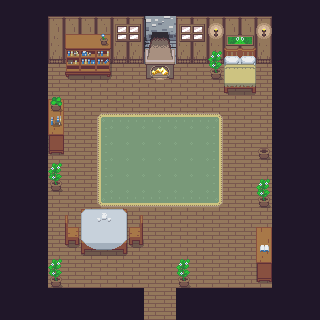

This game map was drawn from its Tiled (.tmx) file and the tilesets committed beside it. A one-line description and the full map source follow:
An orthogonal 20x20 tile map with 16x16 px tiles, 3 tile layers (Tile Layer 1, Furniture, Decoration).

<map version="1.9" tiledversion="1.9.2" orientation="orthogonal" renderorder="right-down" width="20" height="20" tilewidth="16" tileheight="16" infinite="0" nextlayerid="4" nextobjectid="1">
 <editorsettings>
  <export target="houseInside.lua" format="lua" />
 </editorsettings>
 <tileset firstgid="1" name="houseInside" tilewidth="16" tileheight="16" tilecount="1000" columns="40">
  <image source="../images/tiles/Inner.png" width="640" height="400" />
 </tileset>
 <layer id="1" name="Tile Layer 1" width="20" height="20">
  <data encoding="csv">
43,43,43,43,43,43,43,43,43,43,43,43,43,43,43,43,43,43,43,43,
43,43,43,121,121,121,121,121,121,286,287,121,121,121,121,121,121,43,43,43,
43,43,43,161,161,161,161,161,161,326,327,161,161,161,161,161,161,43,43,43,
43,43,43,201,201,201,201,201,201,286,287,201,201,201,201,201,201,43,43,43,
43,43,43,41,41,41,41,41,41,41,41,41,41,41,41,41,41,43,43,43,
43,43,43,41,41,41,41,41,41,41,41,41,41,41,41,41,41,43,43,43,
43,43,43,41,41,41,41,41,41,41,41,41,41,41,41,41,41,43,43,43,
43,43,43,41,41,41,41,41,41,41,41,41,41,41,41,41,41,43,43,43,
43,43,43,41,41,41,41,41,41,41,41,41,41,41,41,41,41,43,43,43,
43,43,43,41,41,41,41,41,41,41,41,41,41,41,41,41,41,43,43,43,
43,43,43,41,41,41,41,41,41,41,41,41,41,41,41,41,41,43,43,43,
43,43,43,41,41,41,41,41,41,41,41,41,41,41,41,41,41,43,43,43,
43,43,43,41,41,41,41,41,41,41,41,41,41,41,41,41,41,43,43,43,
43,43,43,41,41,41,41,41,41,41,41,41,41,41,41,41,41,43,43,43,
43,43,43,41,41,41,41,41,41,41,41,41,41,41,41,41,41,43,43,43,
43,43,43,41,41,41,41,41,41,41,41,41,41,41,41,41,41,43,43,43,
43,43,43,41,41,41,41,41,41,41,41,41,41,41,41,41,41,43,43,43,
43,43,43,41,41,41,41,41,41,41,41,41,41,41,41,41,41,43,43,43,
43,43,43,43,43,43,43,43,43,41,41,43,43,43,43,43,43,43,43,43,
43,43,43,43,43,43,43,43,43,41,41,43,43,43,43,43,43,43,43,43
</data>
 </layer>
 <layer id="2" name="Furniture" width="20" height="20">
  <data encoding="csv">
0,0,0,0,0,0,0,0,0,0,0,0,0,0,0,0,0,0,0,0,
0,0,0,0,0,0,0,170,171,0,0,170,171,0,0,0,0,0,0,0,
0,0,0,0,481,482,483,210,211,413,414,210,211,0,13,14,0,0,0,0,
0,0,0,0,484,485,486,0,0,453,454,0,0,489,58,59,0,0,0,0,
0,0,0,0,561,562,563,0,0,491,492,0,0,529,98,99,0,0,0,0,
0,0,0,0,0,0,0,0,0,0,0,0,0,0,138,139,0,0,0,0,
0,0,0,488,0,0,0,0,0,0,0,0,0,0,0,0,0,0,0,0,
0,0,0,528,0,0,281,282,282,282,282,282,282,283,0,0,0,0,0,0,
0,0,0,568,0,0,321,322,322,322,322,322,322,323,0,0,0,0,0,0,
0,0,0,608,0,0,321,322,322,322,322,322,322,323,0,0,0,0,0,0,
0,0,0,489,0,0,321,322,322,322,322,322,322,323,0,0,0,0,0,0,
0,0,0,529,0,0,321,322,322,322,322,322,322,323,0,0,489,0,0,0,
0,0,0,0,0,0,361,362,362,362,362,362,362,363,0,0,529,0,0,0,
0,0,0,0,177,54,55,56,179,0,0,0,0,0,0,0,0,0,0,0,
0,0,0,0,217,94,95,96,219,0,0,0,0,0,0,0,488,0,0,0,
0,0,0,0,257,134,135,136,259,0,0,0,0,0,0,0,528,0,0,0,
0,0,0,0,0,0,0,0,0,0,0,489,0,0,0,0,568,0,0,0,
0,0,0,0,0,0,0,0,0,0,0,529,0,0,0,0,608,0,0,0,
0,0,0,0,0,0,0,0,0,0,0,0,0,0,0,0,0,0,0,0,
0,0,0,0,0,0,0,0,0,0,0,0,0,0,0,0,0,0,0,0
</data>
 </layer>
 <layer id="3" name="Decoration" width="20" height="20">
  <data encoding="csv">
0,0,0,0,0,0,0,0,0,0,0,0,0,0,0,0,0,0,0,0,
0,0,0,0,0,0,0,0,0,0,0,0,0,605,0,0,605,0,0,0,
0,0,0,0,0,0,490,0,0,0,0,0,0,645,0,0,645,0,0,0,
0,0,0,0,0,0,0,0,0,0,0,0,0,0,0,0,0,0,0,0,
0,0,0,0,0,0,0,0,0,0,0,0,0,0,0,0,0,0,0,0,
0,0,0,0,0,0,0,0,0,0,0,0,0,0,0,0,0,0,0,0,
0,0,0,452,0,0,0,0,0,0,0,0,0,0,0,0,0,0,0,0,
0,0,0,251,0,0,0,0,0,0,0,0,0,0,0,0,0,0,0,0,
0,0,0,0,0,0,0,0,0,0,0,0,0,0,0,0,0,0,0,0,
0,0,0,0,0,0,0,0,0,0,0,0,0,0,0,0,451,0,0,0,
0,0,0,0,0,0,0,0,0,0,0,0,0,0,0,0,0,0,0,0,
0,0,0,0,0,0,0,0,0,0,0,0,0,0,0,0,0,0,0,0,
0,0,0,0,0,0,0,0,0,0,0,0,0,0,0,0,0,0,0,0,
0,0,0,0,0,0,330,0,0,0,0,0,0,0,0,0,0,0,0,0,
0,0,0,0,0,0,0,0,0,0,0,0,0,0,0,0,0,0,0,0,
0,0,0,0,0,0,0,0,0,0,0,0,0,0,0,0,374,0,0,0,
0,0,0,489,0,0,0,0,0,0,0,0,0,0,0,0,0,0,0,0,
0,0,0,529,0,0,0,0,0,0,0,0,0,0,0,0,0,0,0,0,
0,0,0,0,0,0,0,0,0,0,0,0,0,0,0,0,0,0,0,0,
0,0,0,0,0,0,0,0,0,0,0,0,0,0,0,0,0,0,0,0
</data>
 </layer>
</map>
